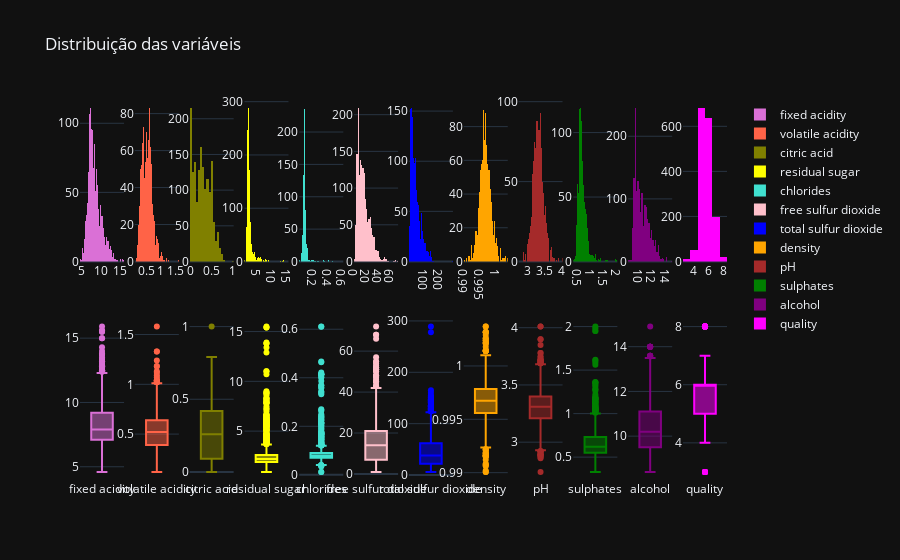

This figure's notebook cell:
### Code cell
colors = ['orchid', 'tomato', 'olive', 'yellow', 'turquoise', 'pink', 'blue', 'orange', 'brown', 'green', 'purple', 'magenta']
fig = make_subplots(cols=12, rows =2)

for i, coluna in enumerate(df.columns):
    fig.add_traces(go.Histogram(x = df[coluna],
                          name = coluna,
                                marker_color = colors[i]),
                   rows=1,
                   cols=i+1)
    fig.add_traces(go.Box(y = df[coluna],
                          name = coluna,
                          marker_color = colors[i],
                          showlegend = False),
                   rows=2,
                   cols=i+1)

fig.update_layout(title_text = 'Distribuição das variáveis')
fig.show()

### Figure 1 — Plotly figure (JSON) as saved in the notebook; plotly's stock layout.template omitted (floating-point values rounded to 4 significant figures; data arrays with more than 128 entries replaced by an {"elided": "..."} marker saying what was removed)
{"data": [{"marker": {"color": "orchid"}, "name": "fixed acidity", "x": {"elided": "1599 float values"}, "type": "histogram", "xaxis": "x", "yaxis": "y"}, {"marker": {"color": "orchid"}, "name": "fixed acidity", "showlegend": false, "y": {"elided": "1599 float values"}, "type": "box", "xaxis": "x13", "yaxis": "y13"}, {"marker": {"color": "tomato"}, "name": "volatile acidity", "x": {"elided": "1599 float values"}, "type": "histogram", "xaxis": "x2", "yaxis": "y2"}, {"marker": {"color": "tomato"}, "name": "volatile acidity", "showlegend": false, "y": {"elided": "1599 float values"}, "type": "box", "xaxis": "x14", "yaxis": "y14"}, {"marker": {"color": "olive"}, "name": "citric acid", "x": {"elided": "1599 float values"}, "type": "histogram", "xaxis": "x3", "yaxis": "y3"}, {"marker": {"color": "olive"}, "name": "citric acid", "showlegend": false, "y": {"elided": "1599 float values"}, "type": "box", "xaxis": "x15", "yaxis": "y15"}, {"marker": {"color": "yellow"}, "name": "residual sugar", "x": {"elided": "1599 float values"}, "type": "histogram", "xaxis": "x4", "yaxis": "y4"}, {"marker": {"color": "yellow"}, "name": "residual sugar", "showlegend": false, "y": {"elided": "1599 float values"}, "type": "box", "xaxis": "x16", "yaxis": "y16"}, {"marker": {"color": "turquoise"}, "name": "chlorides", "x": {"elided": "1599 float values"}, "type": "histogram", "xaxis": "x5", "yaxis": "y5"}, {"marker": {"color": "turquoise"}, "name": "chlorides", "showlegend": false, "y": {"elided": "1599 float values"}, "type": "box", "xaxis": "x17", "yaxis": "y17"}, {"marker": {"color": "pink"}, "name": "free sulfur dioxide", "x": {"elided": "1599 float values"}, "type": "histogram", "xaxis": "x6", "yaxis": "y6"}, {"marker": {"color": "pink"}, "name": "free sulfur dioxide", "showlegend": false, "y": {"elided": "1599 float values"}, "type": "box", "xaxis": "x18", "yaxis": "y18"}, {"marker": {"color": "blue"}, "name": "total sulfur dioxide", "x": {"elided": "1599 float values"}, "type": "histogram", "xaxis": "x7", "yaxis": "y7"}, {"marker": {"color": "blue"}, "name": "total sulfur dioxide", "showlegend": false, "y": {"elided": "1599 float values"}, "type": "box", "xaxis": "x19", "yaxis": "y19"}, {"marker": {"color": "orange"}, "name": "density", "x": {"elided": "1599 float values"}, "type": "histogram", "xaxis": "x8", "yaxis": "y8"}, {"marker": {"color": "orange"}, "name": "density", "showlegend": false, "y": {"elided": "1599 float values"}, "type": "box", "xaxis": "x20", "yaxis": "y20"}, {"marker": {"color": "brown"}, "name": "pH", "x": {"elided": "1599 float values"}, "type": "histogram", "xaxis": "x9", "yaxis": "y9"}, {"marker": {"color": "brown"}, "name": "pH", "showlegend": false, "y": {"elided": "1599 float values"}, "type": "box", "xaxis": "x21", "yaxis": "y21"}, {"marker": {"color": "green"}, "name": "sulphates", "x": {"elided": "1599 float values"}, "type": "histogram", "xaxis": "x10", "yaxis": "y10"}, {"marker": {"color": "green"}, "name": "sulphates", "showlegend": false, "y": {"elided": "1599 float values"}, "type": "box", "xaxis": "x22", "yaxis": "y22"}, {"marker": {"color": "purple"}, "name": "alcohol", "x": {"elided": "1599 float values"}, "type": "histogram", "xaxis": "x11", "yaxis": "y11"}, {"marker": {"color": "purple"}, "name": "alcohol", "showlegend": false, "y": {"elided": "1599 float values"}, "type": "box", "xaxis": "x23", "yaxis": "y23"}, {"marker": {"color": "magenta"}, "name": "quality", "x": {"elided": "1599 int values"}, "type": "histogram", "xaxis": "x12", "yaxis": "y12"}, {"marker": {"color": "magenta"}, "name": "quality", "showlegend": false, "y": {"elided": "1599 int values"}, "type": "box", "xaxis": "x24", "yaxis": "y24"}], "layout": {"xaxis": {"anchor": "y", "domain": [0.0, 0.06806]}, "yaxis": {"anchor": "x", "domain": [0.575, 1.0]}, "xaxis2": {"anchor": "y2", "domain": [0.08472, 0.1528]}, "yaxis2": {"anchor": "x2", "domain": [0.575, 1.0]}, "xaxis3": {"anchor": "y3", "domain": [0.1694, 0.2375]}, "yaxis3": {"anchor": "x3", "domain": [0.575, 1.0]}, "xaxis4": {"anchor": "y4", "domain": [0.2542, 0.3222]}, "yaxis4": {"anchor": "x4", "domain": [0.575, 1.0]}, "xaxis5": {"anchor": "y5", "domain": [0.3389, 0.4069]}, "yaxis5": {"anchor": "x5", "domain": [0.575, 1.0]}, "xaxis6": {"anchor": "y6", "domain": [0.4236, 0.4917]}, "yaxis6": {"anchor": "x6", "domain": [0.575, 1.0]}, "xaxis7": {"anchor": "y7", "domain": [0.5083, 0.5764]}, "yaxis7": {"anchor": "x7", "domain": [0.575, 1.0]}, "xaxis8": {"anchor": "y8", "domain": [0.5931, 0.6611]}, "yaxis8": {"anchor": "x8", "domain": [0.575, 1.0]}, "xaxis9": {"anchor": "y9", "domain": [0.6778, 0.7458]}, "yaxis9": {"anchor": "x9", "domain": [0.575, 1.0]}, "xaxis10": {"anchor": "y10", "domain": [0.7625, 0.8306]}, "yaxis10": {"anchor": "x10", "domain": [0.575, 1.0]}, "xaxis11": {"anchor": "y11", "domain": [0.8472, 0.9153]}, "yaxis11": {"anchor": "x11", "domain": [0.575, 1.0]}, "xaxis12": {"anchor": "y12", "domain": [0.9319, 1.0]}, "yaxis12": {"anchor": "x12", "domain": [0.575, 1.0]}, "xaxis13": {"anchor": "y13", "domain": [0.0, 0.06806]}, "yaxis13": {"anchor": "x13", "domain": [0.0, 0.425]}, "xaxis14": {"anchor": "y14", "domain": [0.08472, 0.1528]}, "yaxis14": {"anchor": "x14", "domain": [0.0, 0.425]}, "xaxis15": {"anchor": "y15", "domain": [0.1694, 0.2375]}, "yaxis15": {"anchor": "x15", "domain": [0.0, 0.425]}, "xaxis16": {"anchor": "y16", "domain": [0.2542, 0.3222]}, "yaxis16": {"anchor": "x16", "domain": [0.0, 0.425]}, "xaxis17": {"anchor": "y17", "domain": [0.3389, 0.4069]}, "yaxis17": {"anchor": "x17", "domain": [0.0, 0.425]}, "xaxis18": {"anchor": "y18", "domain": [0.4236, 0.4917]}, "yaxis18": {"anchor": "x18", "domain": [0.0, 0.425]}, "xaxis19": {"anchor": "y19", "domain": [0.5083, 0.5764]}, "yaxis19": {"anchor": "x19", "domain": [0.0, 0.425]}, "xaxis20": {"anchor": "y20", "domain": [0.5931, 0.6611]}, "yaxis20": {"anchor": "x20", "domain": [0.0, 0.425]}, "xaxis21": {"anchor": "y21", "domain": [0.6778, 0.7458]}, "yaxis21": {"anchor": "x21", "domain": [0.0, 0.425]}, "xaxis22": {"anchor": "y22", "domain": [0.7625, 0.8306]}, "yaxis22": {"anchor": "x22", "domain": [0.0, 0.425]}, "xaxis23": {"anchor": "y23", "domain": [0.8472, 0.9153]}, "yaxis23": {"anchor": "x23", "domain": [0.0, 0.425]}, "xaxis24": {"anchor": "y24", "domain": [0.9319, 1.0]}, "yaxis24": {"anchor": "x24", "domain": [0.0, 0.425]}, "title": {"text": "Distribuição das variáveis"}}}
